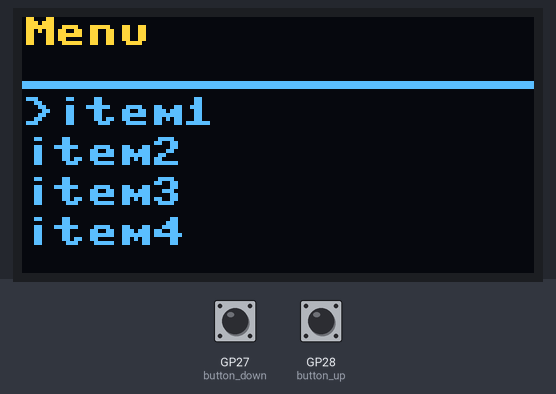
Recording of a program running on a simulated Raspberry Pi Pico running MicroPython. Parts: 128×64 one-colour display. The test bench sets the inputs (shaded band); at power-on: GP27 (button_down) HIGH, GP28 (button_up) HIGH. The OLED is the two-colour kind (top 16 rows yellow).

Above: at 1.2 s.
1.3 s: GP27 (button_down) pulled LOW for 1 s
At 2.5 s:
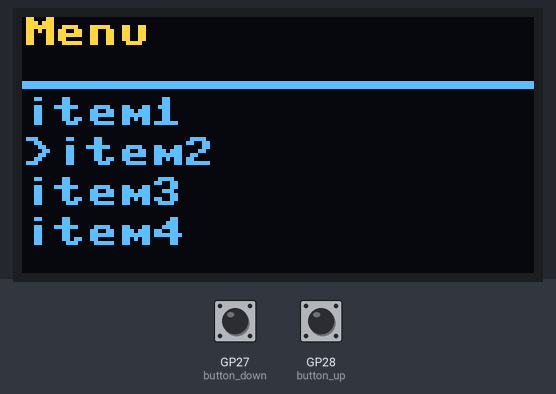
3.8 s: GP28 (button_up) pulled LOW for 3.2 s
At 4.21 s:
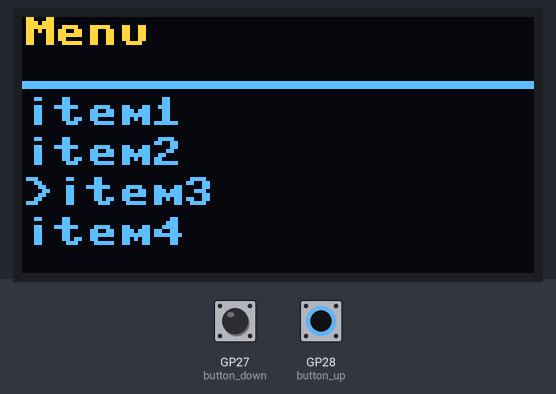
Timing chart, 0 to 6.8 s (numbered marks = the images above; inputs shaded):
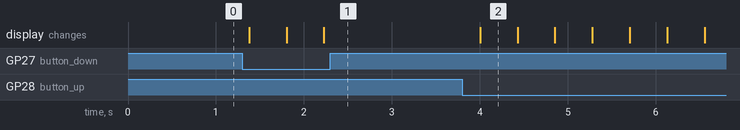

Measured:
- after the input at 1.3 s, the display: first changes after 0.08 s (image 1 shows a later state)
- after the input at 3.8 s, the display: changes after 0.20 s (image 2)
- what the display in image 2 shows lasts 0.4 s, from 4.0 s to 4.4 s

The program:

___ui__.py
```python
from machine import SoftI2C, Pin
from ssd1306 import SSD1306_I2C
import time

i2c = SoftI2C(scl=Pin(0), sda=Pin(1))
oled = SSD1306_I2C(128, 64, i2c)

button_up = Pin(28, Pin.IN, Pin.PULL_UP)
button_down = Pin(27, Pin.IN, Pin.PULL_UP)
menu_items = ['item1', 'item2', 'item3', 'item4']
current_item = 0

def display_menu(index):
    oled.fill(0)
    oled.text('Menu', 0, 0)
    oled.text("_" * 20, 0, 10)
    for i in range(len(menu_items)):
        if i == index:
            oled.text('>' + menu_items[i], 0, 20 + i * 10)
        else:
            oled.text(menu_items[i], 0, 20 + i * 10)
    oled.show()

def debounce(pin):
    time.sleep(0.05)  # 等待50ms
    return pin.value()

display_menu(current_item)

while True:
    if not debounce(button_up) and button_up.value() == 0:
        current_item = (current_item + 1) % len(menu_items)
        display_menu(current_item)
        time.sleep(0.2)  # 增加按键延时以避免快速连续按下的误操作
    if not debounce(button_down) and button_down.value() == 0:
        current_item = (current_item - 1) % len(menu_items)
        display_menu(current_item)
        time.sleep(0.2)  # 增加按键延时以避免快速连续按下的误操作
    time.sleep(0.1)
```
